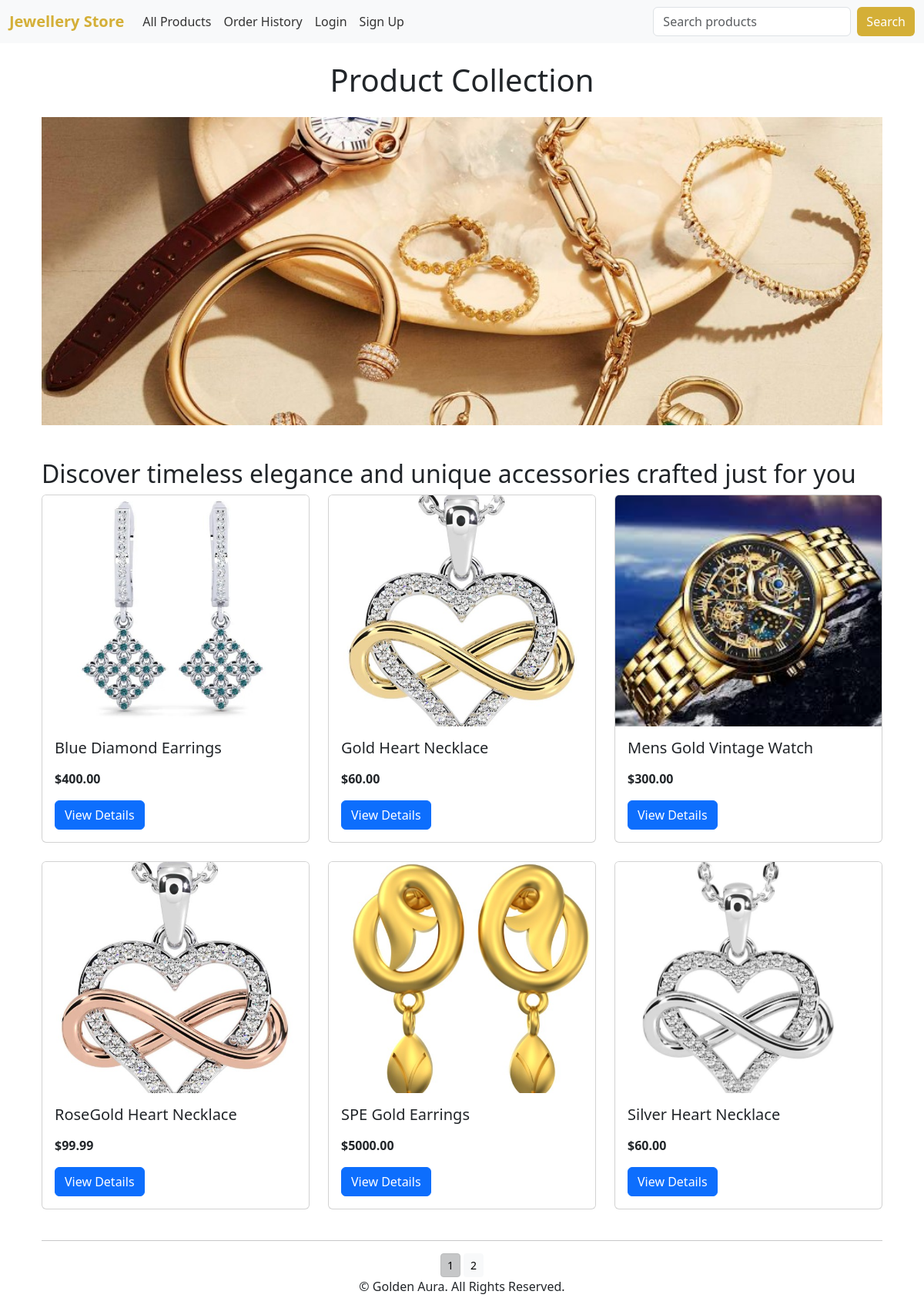
The page / on the database its author committed.
### shop/models.py (models this page shows, shortened)
class Product(models.Model):
    id = models.UUIDField(
        primary_key=True,
        default=uuid.uuid4,
        editable=False
    )
    name = models.CharField(max_length=250, unique=True)
    description = models.TextField(blank=True)
    category = models.ForeignKey(Category, on_delete=models.CASCADE)
    price = models.DecimalField(max_digits=10, decimal_places=2)
    image = models.ImageField(upload_to='product_images/', blank=True, null=True)
    stock = models.IntegerField()
    available = models.BooleanField(default=True)
    created = models.DateTimeField(auto_now_add=True, blank=True, null=True)
    updated = models.DateTimeField(auto_now=True, blank=True, null=True)
    class Meta:
        ordering = ('name',)
        verbose_name = 'product'
        verbose_name_plural = 'products'

### shop/views.py (the view)
# urls.py: path('', views.all_products, name='all_products'),
def all_products(request):
    products = Product.objects.filter(available=True)
    paginator = Paginator(products, 6)
    try:
        page = int(request.GET.get('page', '1'))
    except:
        page = 1
    try:
        products = paginator.page(page)
    except (EmptyPage, InvalidPage):
        products = paginator.page(paginator.num_pages)
    return render(request, 'shop/prod_list.html', {'products': products})

### accounts/context_processors.py (called while the page is built)
def user_groups(request):
    if request.user.is_authenticated:
        return{'is_manager': request.user.groups.filter(name='Manager').exists()}
    return {'is_manager': False}

### cart/context_processors.py (called while the page is built)
def counter(request):
    item_count = 0
    if 'admin' in request.path:
        return {}
    else:
        try:
            cart = Cart.objects.get(cart_id=_cart_id(request))
            cart_items = CartItem.objects.filter(cart=cart, active=True)
            for cart_item in cart_items:
                item_count += cart_item.quantity
        except Cart.DoesNotExist:
            item_count = 0
    return {'item_count': item_count}

### cart/views.py (called while the page is built)
def _cart_id(request):
    cart = request.session.session_key
    if not cart:
        cart = request.session.create()
    return cart

### shop/templates/shop/prod_list.html (shortened to what this page needs)
{% extends 'base.html' %}
{% load static %}
{% block content %}
<div class="container mt-4">
    <h1 class="text-center mb-4">Product Collection</h1>
    {% if category %}
        <div class="mx-auto">
            <img class="my_image" src="{{ category.image.url }}" alt="{{ category.name }}">
        </div>
        <br>
        <div>
            <h1 class="text-center my_title">{{ category.name }}</h1>
            <p class="text-justify">{{ category.description }}</p>
        </div>
    {% else %}
        <img class="my_image my_image_padding" src="{% static 'images/banner.jpg' %}" alt="Our Products Collection">
        <br>
        <div>
            <h2 class="text-justify">
                Discover timeless elegance and unique accessories crafted just for you
            </h2>
        </div>
    {% endif %}
    {% if products %}
        <div class="row">
            {% for product in products %}
                <div class="col-md-4 mb-4">
                    <div class="card h-100">
                        <img
                            src="{% if product.image %}{{ product.image.url }}{% else %}{% static 'images/default-product.jpg' %}{% endif %}"
                            class="card-img-top"
                            alt="{{ product.name }}"
                        />
                        <div class="card-body">
                            <h5 class="card-title">{{ product.name }}</h5>
                            <p class="card-text fw-bold">${{ product.price }}</p>
                            <a href="{% url 'shop:product_detail' product.category.id product.id %}" class="btn btn-primary">
                                View Details
                            </a>
                        </div>
                    </div>
                </div>
            {% endfor %}
        </div>
        <div class="mx-auto">
            {% if products.paginator.num_pages > 1 %}
                <hr>
                <div class="text-center">
                    {% for pg in products.paginator.page_range %}
                        <a href="?page={{ pg }}" class="btn btn-light btn-sm {% if products.number == pg %}active{% endif %}">
                            {{ pg }}
                        </a>
                    {% endfor %}
                </div>
            {% endif %}
        </div>
    {% else %}
        <div class="alert alert-info text-center" role="alert">
            No products available at the moment. Please check back later!
        </div>
    {% endif %}
</div>
{% endblock %}

### static/css/style.css (style rules this page uses)
img { max-width: 100%; height: auto; display: block; }
.card-img-top { width: 100%; height: 300px; object-fit: cover; }
.my_image { width: 100%; height: 300px; object-fit: cover; display: block; margin: 0 auto; }
.my_image.my_image_padding { height: 400px; object-fit: cover; margin-bottom: 20px; }

### rows shown on the page
Product: image (picture), name "Blue Diamond Earrings", price "400.00"
Product: image (picture), name "Gold Heart Necklace", price "60.00"
Product: image (picture), name "Mens Gold Vintage Watch", price "300.00"
Product: image (picture), name "RoseGold Heart Necklace", price "99.99"
Product: image (picture), name "SPE Gold Earrings", price "5000.00"
Product: image (picture), name "Silver Heart Necklace", price "60.00"

### other values the page prints
{{ pg }} "1" "2"
